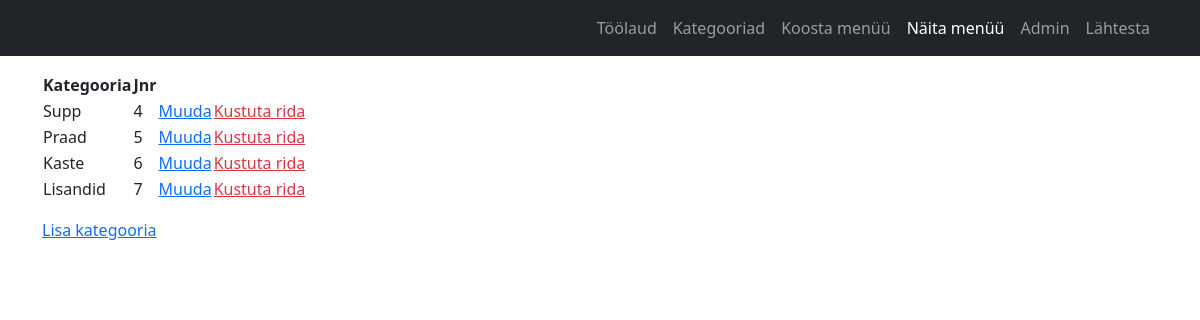
Page /bistrooapp_admin/category/ on the earlier database version.
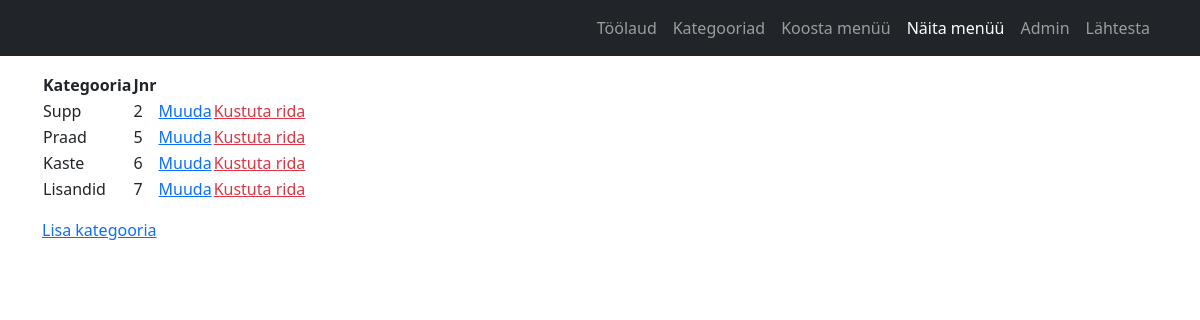
Same page on the later database version.
### bistrooapp_admin/models.py (models this page shows, shortened)
class Category(models.Model):
    category_name = models.CharField(max_length=100, unique=True)
    category_sort_id = models.PositiveIntegerField()
    class Meta: # on Country alam klass
        ordering = ["category_sort_id"]  # sorteerib tabeli
        verbose_name_plural = "categori_names" # et nätaks mitmuses

### bistrooapp_admin/views.py (the view)
# urls.py: path("category/", views.CategoryListView.as_view(), name="category"),
class CategoryListView(ListView):
    template_name = "bistrooapp_admin/category.html"
    model = Category
    context_object_name = "categories"

### bistrooapp_admin/templates/bistrooapp_admin/category.html (shortened to what this page needs)
{% extends "base_admin.html" %}
{% block content %}
    <div>
        <div class="mt-3">
        <table>
            <thead>
            <tr>
                <th>Kategooria</th>
                <th>Jnr</th>
            </tr>
            </thead>
            <tbody>
            {% for category in categories %}
                <tr>
                    <td>{{ category.category_name }}</td>
                    <td>{{ category.category_sort_id }}</td>
                    <td><a href="{% url "bistrooapp_admin:category_update" pk=category.id %}">Muuda</a></td>
                    <td><a href="{% url "bistrooapp_admin:category_delete" pk=category.id %}" class="text-danger">Kustuta
                        rida</a></td>
                    </tr>
            {% endfor %}
            </tbody>
        </table>
        <a href="{% url "bistrooapp_admin:category_create" %}">Lisa kategooria</a>
        </div>
    </div>
{% endblock %}

Differences in the rows shown:
changed Category "Supp": category_sort_id "4" → "2"
